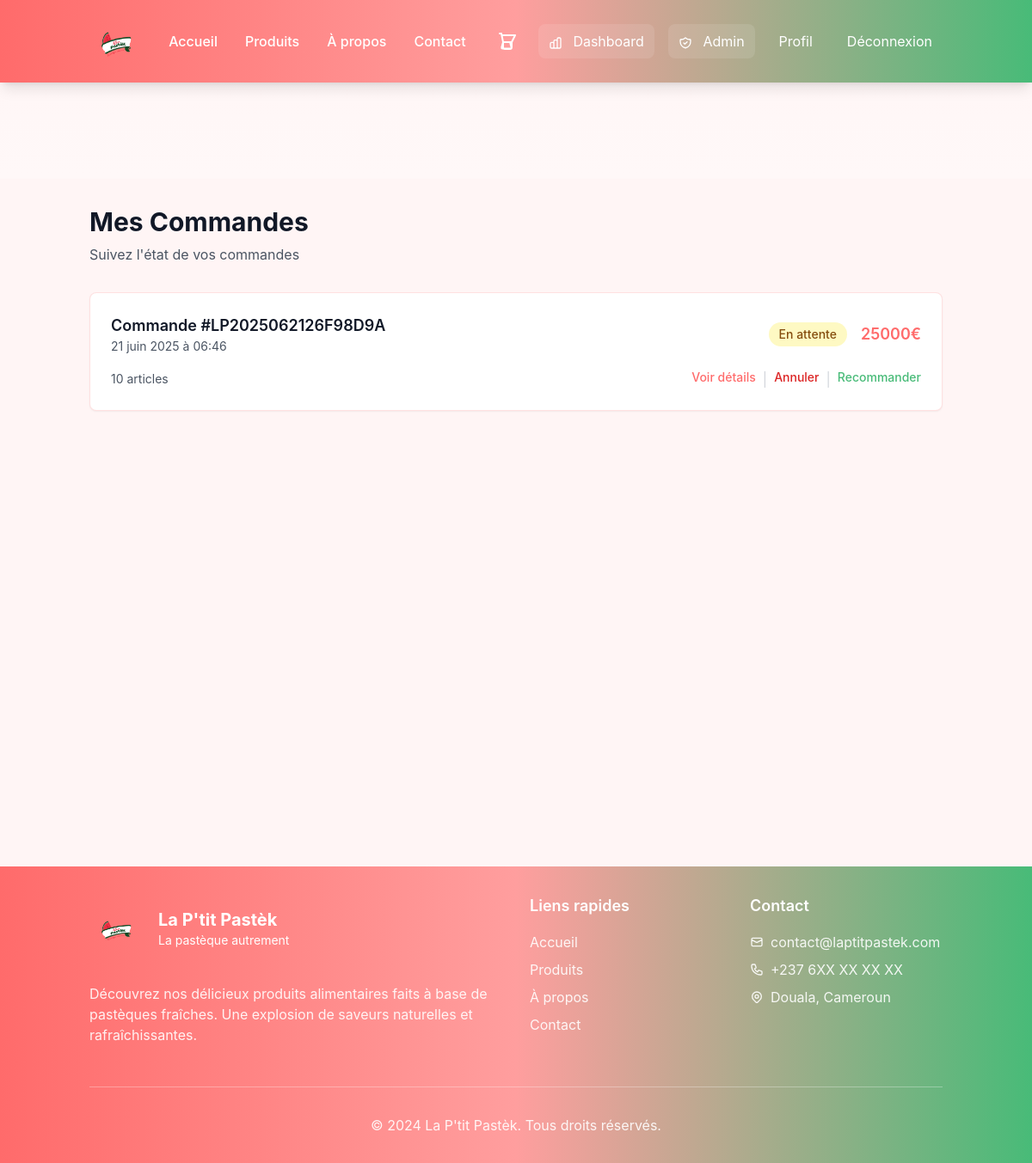
Page /orders/ (signed in) on the earlier database version.
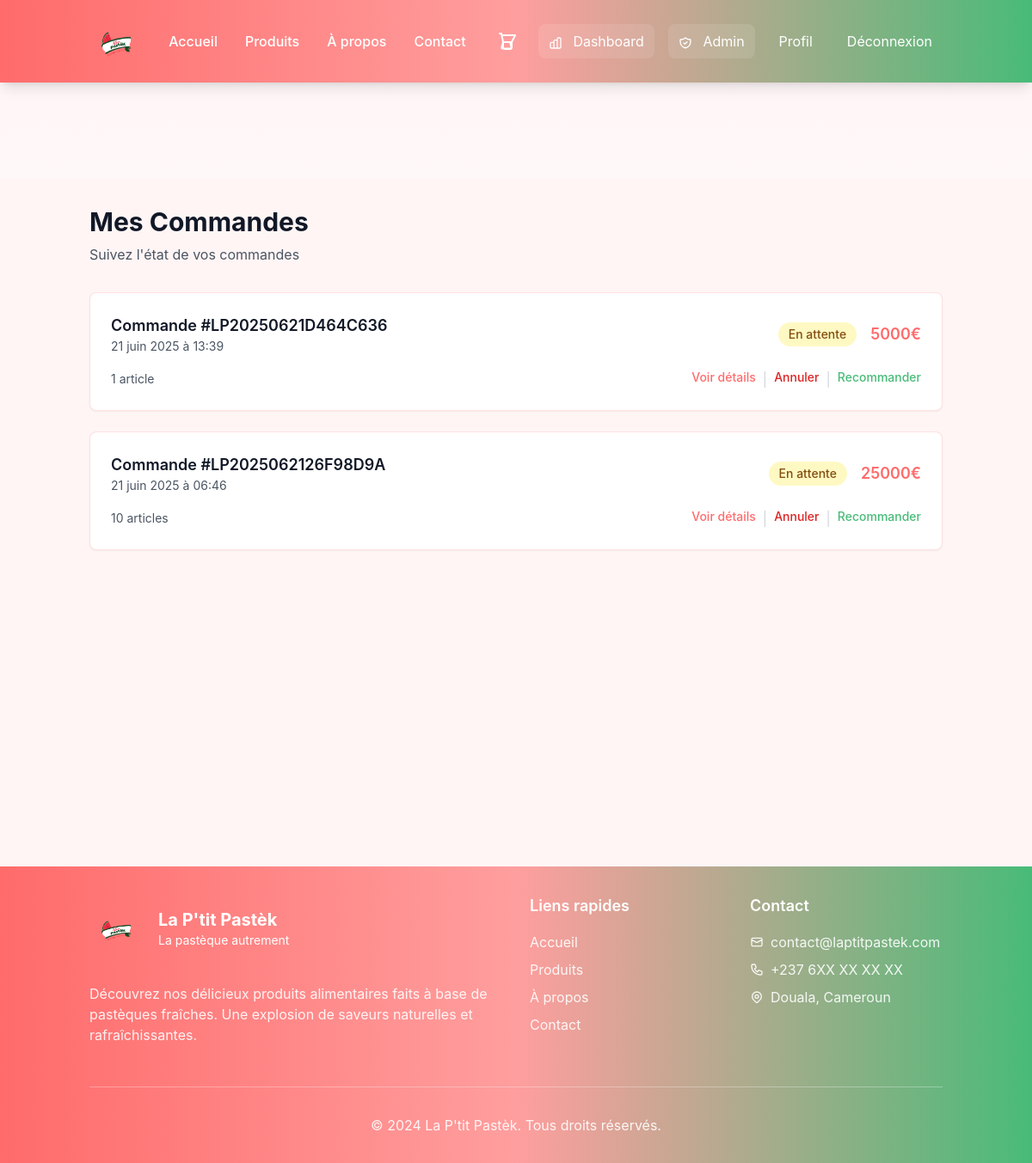
Same page on the later database version.
### orders/models.py (models this page shows, shortened)
class Order(models.Model):
    STATUS_CHOICES = [
        ('pending', 'En attente'),
        ('confirmed', 'Confirmée'),
        ('processing', 'En préparation'),
        ('shipped', 'Expédiée'),
        ('delivered', 'Livrée'),
        ('cancelled', 'Annulée'),
        ('refunded', 'Remboursée'),
    ]
    PAYMENT_STATUS_CHOICES = [
        ('pending', 'En attente'),
        ('paid', 'Payée'),
        ('failed', 'Échouée'),
        ('refunded', 'Remboursée'),
    ]
    PAYMENT_METHOD_CHOICES = [
        ('cash_on_delivery', 'Paiement à la livraison'),
        ('mobile_money', 'Mobile Money'),
        ('bank_transfer', 'Virement bancaire'),
    ]
    order_number = models.CharField(max_length=20, unique=True, editable=False)
    user = models.ForeignKey(settings.AUTH_USER_MODEL, on_delete=models.CASCADE, related_name='orders')
    status = models.CharField(max_length=20, choices=STATUS_CHOICES, default='pending')
    payment_status = models.CharField(max_length=20, choices=PAYMENT_STATUS_CHOICES, default='pending')
    payment_method = models.CharField(max_length=20, choices=PAYMENT_METHOD_CHOICES, default='cash_on_delivery')
    subtotal = models.DecimalField(max_digits=10, decimal_places=0, default=0)  # FCFA sans décimales
    shipping_cost = models.DecimalField(max_digits=10, decimal_places=0, default=0)
    tax_amount = models.DecimalField(max_digits=10, decimal_places=0, default=0)
    total_amount = models.DecimalField(max_digits=10, decimal_places=0, default=0)
    shipping_address = models.ForeignKey(Address, on_delete=models.SET_NULL, null=True, blank=True)
    shipping_name = models.CharField(max_length=255)
    shipping_phone = models.CharField(max_length=20, blank=True)
    shipping_address_line1 = models.CharField(max_length=255)
    shipping_address_line2 = models.CharField(max_length=255, blank=True)
    shipping_city = models.CharField(max_length=100)
    billing_name = models.CharField(max_length=255, blank=True)
    billing_address_line1 = models.CharField(max_length=255, blank=True)
    billing_address_line2 = models.CharField(max_length=255, blank=True)
    billing_city = models.CharField(max_length=100, blank=True)
    notes = models.TextField(blank=True)
    tracking_number = models.CharField(max_length=100, blank=True)
    created_at = models.DateTimeField(auto_now_add=True)
    updated_at = models.DateTimeField(auto_now=True)
    shipped_at = models.DateTimeField(null=True, blank=True)
    delivered_at = models.DateTimeField(null=True, blank=True)
    class Meta:
        verbose_name = "Commande"
        verbose_name_plural = "Commandes"
        ordering = ['-created_at']
    @property
    def can_be_cancelled(self):
        return self.status in ['pending', 'confirmed']
    def get_total_items(self):
        return sum(item.quantity for item in self.items.all())

class OrderItem(models.Model):
    order = models.ForeignKey(Order, on_delete=models.CASCADE, related_name='items')
    product = models.ForeignKey(Product, on_delete=models.CASCADE)
    product_name = models.CharField(max_length=255)  # Store product name at time of order
    product_price = models.DecimalField(max_digits=10, decimal_places=0, default=0)  # Store price at time of order
    quantity = models.PositiveIntegerField()
    total_price = models.DecimalField(max_digits=10, decimal_places=0, default=0)
    class Meta:
        verbose_name = "Article de commande"
        verbose_name_plural = "Articles de commande"

### orders/views.py (the view)
# urls.py: path('', views.OrderListView.as_view(), name='list'),
class OrderListView(LoginRequiredMixin, ListView):
    model = Order
    template_name = 'orders/list.html'
    context_object_name = 'orders'
    paginate_by = 10
    def get_queryset(self):
        return Order.objects.filter(user=self.request.user).prefetch_related('items')

### templates/orders/list.html (shortened to what this page needs)
{% extends 'base.html' %}
{% block content %}
<div class="min-h-screen bg-watermelon-cream dark:bg-gray-900 py-6 sm:py-8">
    <div class="container mx-auto px-4">
        <div class="mb-8">
            <h1 class="text-2xl sm:text-3xl font-bold text-gray-900 dark:text-white mb-2">
                Mes Commandes
            </h1>
            <p class="text-gray-600 dark:text-gray-300">
                Suivez l'état de vos commandes
            </p>
        </div>
        {% if orders %}
            <div class="space-y-6">
                {% for order in orders %}
                    <div class="bg-white dark:bg-gray-800 border border-watermelon-red/20 dark:border-gray-700 rounded-lg shadow-sm hover:shadow-md transition-shadow duration-300">
                        <div class="p-6">
                            <div class="flex flex-col sm:flex-row sm:items-center sm:justify-between mb-4">
                                <div>
                                    <h3 class="text-lg font-semibold text-gray-900 dark:text-white">
                                        Commande #{{ order.order_number }}
                                    </h3>
                                    <p class="text-sm text-gray-600 dark:text-gray-300">
                                        {{ order.created_at|date:"d F Y à H:i" }}
                                    </p>
                                </div>
                                <div class="flex items-center space-x-4 mt-2 sm:mt-0">
                                    <span class="px-3 py-1 rounded-full text-sm font-medium
                                        {% if order.status == 'pending' %}bg-yellow-100 text-yellow-800 dark:bg-yellow-900/20 dark:text-yellow-400{% endif %}
                                    ">
                                        {{ order.get_status_display }}
                                    </span>
                                    <span class="text-lg font-semibold text-watermelon-red dark:text-watermelon-pink">
                                        {{ order.total_amount }}€
                                    </span>
                                </div>
                            </div>
                            <div class="flex items-center justify-between">
                                <div class="text-sm text-gray-600 dark:text-gray-300">
                                    {{ order.get_total_items }} article{{ order.get_total_items|pluralize }}
                                </div>
                                <div class="flex space-x-2">
                                    <a href="{% url 'orders:detail' order.id %}" class="text-watermelon-red hover:text-watermelon-red-dark text-sm font-medium">
                                        Voir détails
                                    </a>
                                    {% if order.can_be_cancelled %}
                                        <span class="text-gray-300 dark:text-gray-600">|</span>
                                        <a href="{% url 'orders:cancel' order.id %}" class="text-red-600 hover:text-red-800 text-sm font-medium" onclick="return confirm('Êtes-vous sûr de vouloir annuler cette commande ?')">
                                            Annuler
                                        </a>
                                    {% endif %}
                                    <span class="text-gray-300 dark:text-gray-600">|</span>
                                    <a href="{% url 'orders:reorder' order.id %}" class="text-watermelon-green hover:text-watermelon-green-dark text-sm font-medium">
                                        Recommander
                                    </a>
                                </div>
                            </div>
                        </div>
                    </div>
                {% endfor %}
            </div>
        {% endif %}
    </div>
</div>
{% endblock %}

Differences in the rows shown:
added Order: order_number "LP20250621D464C636", created_at "21 juin 2025 à 13:39", status "En attente", total_amount "5000", get_total_items "1", shows "Annuler"
